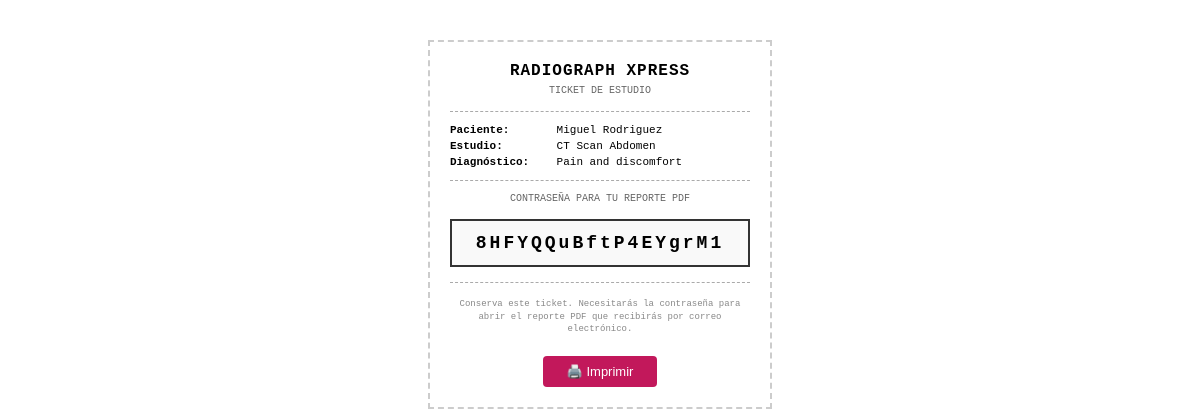
The app's page /assistant/ticket/41451/ (signed in) with its own data.
### assistantDashboard/models.py (models this page shows, shortened)
class StudyRequest(models.Model):
    REQUESTED_STUDY_CHOICES = [
        ("Rayos X", (
            ("Torax PA", "Torax PA"),
            ("Torax PA y lat", "Torax PA y lat"),
            ("Abdomen de cúbito", "Abdomen de cúbito"),
            ("Abdomen de pie", "Abdomen de pie"),
            ("Cráneo Ap y lat", "Cráneo Ap y lat"),
            ("Senos Paranasales 3", "Senos Paranasales 3"),
            ("Columna Ap y lat", "Columna Ap y lat"),
            ("Huesos", "Huesos"),
            ("Otros", "Otros"),
            ("Uretrografía Retrógrada", "Uretrografía Retrógrada"),
            ("Fistulografía", "Fistulografía"),
            ("Tránsito Intestinal", "Tránsito Intestinal"),
            ("Urografía Excretora", "Urografía Excretora"),
            ("Cistograma (Simple / Transmiccional)", "Cistograma (Simple / Transmiccional)"),
            ("Cistouretrografía", "Cistouretrografía"),
            ("Colangiografía", "Colangiografía"),
            ("Colangiografía en T", "Colangiografía en T"),
            ("Histerosalpingografía", "Histerosalpingografía"),
        )),
        ("Mastografía", (
            ("Mamografía", "Mamografía"),
            ("Mamografía y US Mamas", "Mamografía y US Mamas"),
        )),
        ("Procedimientos", (
            ("Marcaje de Mama", "Marcaje de Mama"),
            ("Biopsia de Mama", "Biopsia de Mama"),
            ("Biopsia de Próstata", "Biopsia de Próstata"),
            ("Baaf de tiroides", "Baaf de tiroides"),
        )),
        ("Ultrasonido", (
            ("Hígado y Vías Biliares (Boyden)", "Hígado y Vías Biliares (Boyden)"),
            ("Abdomen Superior", "Abdomen Superior"),
            ("Renal", "Renal"),
            ("Pelvis", "Pelvis"),
            ("Vesical y próstata", "Vesical y próstata"),
            ("Abdomen Completo", "Abdomen Completo"),
            ("Mama Doppler", "Mama Doppler"),
            ("Obstétrico Doppler", "Obstétrico Doppler"),
            ("Obstétrico 4D", "Obstétrico 4D"),
            ("Obstétrico Morfológico", "Obstétrico Morfológico"),
            ("Endovaginal", "Endovaginal"),
            ("Transrectal de Próstata", "Transrectal de Próstata"),
            ("Doppler vascular Periférico", "Doppler vascular Periférico"),
        )),
        ("Doppler", (
            ("Tiroides", "Tiroides"),
            ("Cuello", "Cuello"),
            ("Carótidas", "Carótidas"),
            ("Transfontanelar", "Transfontanelar"),
            ("Mamas", "Mamas"),
            ("Testicular", "Testicular"),
            ("Musculoesquelético", "Musculoesquelético"),
            ("Otros", "Otros"),
        )),
        ("Tomografía Computada", (
            ("Cráneo (Simple / Contraste IV)", "Cráneo (Simple / Contraste IV)"),
            ("Cuello (Simple / Contraste IV)", "Cuello (Simple / Contraste IV)"),
            ("Torax (Simple / Contraste IV)", "Torax (Simple / Contraste IV)"),
            ("Abdomen y Pelvis (Simple / Contraste IV / Contraste Oral / Trifásica (hígado))", "Abdomen y Pelvis (Simple / Contraste IV / Contraste Oral / Trifásica (hígado))"),
            ("Urotomografía (fase eliminación)", "Urotomografía (fase eliminación)"),
            ("Senos Paranasales", "Senos Paranasales"),
            ("Hueso Reconstrucción 3D", "Hueso Reconstrucción 3D"),
            ("AngioTac", "AngioTac"),
            ("Columna", "Columna"),
            ("Otro", "Otro"),
        )),
        ("Densitometría Ósea", (
            ("Densitometría Ósea", "Densitometría Ósea"),
        )),
        ("Estudios Especiales", (
            ("Estudios Especiales", "Estudios Especiales"),
        )),
    ]
    id_solicitud_estudio = models.AutoField(primary_key=True)
    diagnosis = models.CharField(max_length=100)
    requested_study = models.CharField(max_length=100, choices=REQUESTED_STUDY_CHOICES)
    pdf_password = models.CharField(max_length=18, blank=True)
    created_at = models.DateTimeField(auto_now_add=True, null=True)
    first_printed_at = models.DateTimeField(null=True, blank=True)
    id_patient = models.ForeignKey('patientsDashboard.Patient', on_delete=models.CASCADE)
    id_associate_doctor = models.ForeignKey('associateDoctorDashboard.AssociateDoctor', on_delete=models.CASCADE, blank=True, null=True)

### patientsDashboard/models.py (models this page shows, shortened)
class Patient(models.Model):
    MALE = 'M'
    FEMALE = 'F'
    OTHER = 'O'
    GENDER_CHOICES = [
        (MALE, 'Male'),
        (FEMALE, 'Female'),
        (OTHER, 'Other'),
    ]
    user = models.OneToOneField(User, on_delete=models.CASCADE, null=True, related_name='patient_profile')
    id_patient = models.AutoField(primary_key=True)
    profile_picture = models.ImageField(upload_to='profile_pics/', null=True, blank=True)
    address = models.CharField(max_length=100)
    phone = models.CharField(max_length=100)
    gender = models.CharField(max_length=1, choices=GENDER_CHOICES, default=OTHER)
    is_email_verified = models.BooleanField(default=False)
    associated_doctors = models.ManyToManyField('associateDoctorDashboard.AssociateDoctor', related_name='patients')
    @property
    def first_name(self):
        if self.user:
            return self.user.first_name
        return ""
    @property
    def last_name(self):
        if self.user:
            return self.user.last_name
        return ""

### assistantDashboard/views.py (the view)
# urls.py: path('ticket/<int:study_request_id>/', views.print_ticket, name='print_ticket'),
@login_required
def print_ticket(request, study_request_id):
    study_request = get_object_or_404(StudyRequest, pk=study_request_id)
    if not study_request.first_printed_at:
        study_request.first_printed_at = timezone.now()
        study_request.save(update_fields=['first_printed_at'])
    return render(request, 'assistantDashboard/ticket.html', {
        'study_request': study_request,
    })

### assistantDashboard/templates/assistantDashboard/ticket.html (shortened to what this page needs)
<!DOCTYPE html>
<html lang="es">
<head>
</head>
<body>
    <h1>RADIOGRAPH XPRESS</h1>
    <div class="subtitle">TICKET DE ESTUDIO</div>
    <hr>
    <div class="field"><strong>Paciente:</strong> {{ study_request.id_patient.first_name }} {{ study_request.id_patient.last_name }}</div>
    <div class="field"><strong>Estudio:</strong> {{ study_request.requested_study }}</div>
    <div class="field"><strong>Diagnóstico:</strong> {{ study_request.diagnosis }}</div>
    <hr>
    <div class="password-label">Contraseña para tu reporte PDF</div>
    <div class="password-box">{{ study_request.pdf_password }}</div>
    <hr>
    <div class="footer-note">
        Conserva este ticket. Necesitarás la contraseña para abrir el reporte PDF que recibirás por correo electrónico.
    </div>
    <button class="print-btn no-print" onclick="window.print()">🖨️ Imprimir</button>
</body>
</html>

### assistantDashboard/templates/assistantDashboard/ticket.html (style rules this page uses)
body { font-family: 'Courier New', monospace; max-width: 300px; margin: 40px auto; padding: 20px; border: 2px dashed #ccc; text-align: center; }
h1 { font-size: 16px; margin: 0 0 5px; letter-spacing: 1px; }
.subtitle { font-size: 10px; color: #666; margin-bottom: 15px; }
hr { border: none; border-top: 1px dashed #aaa; margin: 12px 0; }
.field { text-align: left; font-size: 11px; margin: 4px 0; }
.field strong { display: inline-block; width: 100px; }
.password-box { margin: 15px 0; padding: 12px; background: #f9f9f9; border: 2px solid #333; font-size: 18px; font-weight: bold; letter-spacing: 3px; }
.password-label { font-size: 10px; text-transform: uppercase; color: #666; margin-bottom: 4px; }
.footer-note { font-size: 9px; color: #888; margin-top: 15px; line-height: 1.4; }
.print-btn { margin-top: 20px; padding: 8px 24px; background: #C2185B; color: white; border: none; border-radius: 4px; cursor: pointer; font-size: 13px; }

### records on screen
StudyRequest: id_patient.first_name "Miguel", id_patient.last_name "Rodriguez", requested_study "CT Scan Abdomen", diagnosis "Pain and discomfort", pdf_password "8HFYQQuBftP4EYgrM1"
